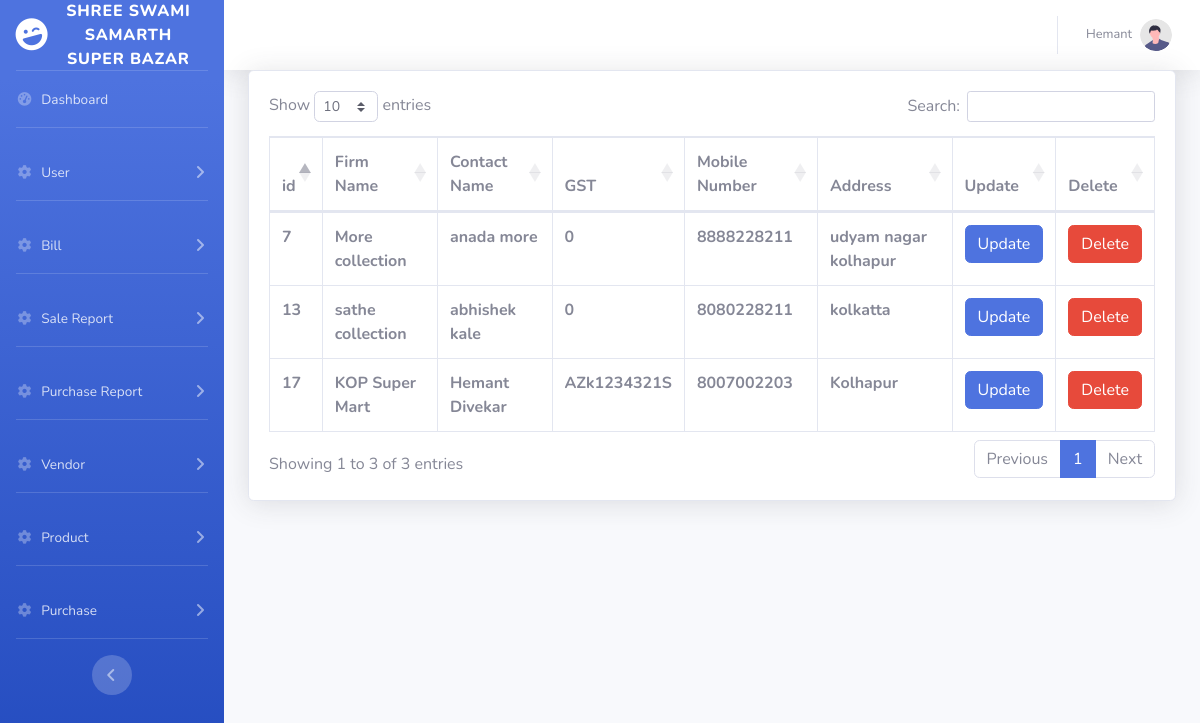
Page /vendertb.php (signed in) on the committed database.
### tables this page shows
CREATE TABLE `vender` (
  `id` int(250) NOT NULL,
  `firm_name` varchar(50) DEFAULT NULL,
  `contact_name` varchar(50) DEFAULT NULL,
  `gst` varchar(50) DEFAULT NULL,
  `number` varchar(20) DEFAULT NULL,
  `address` varchar(100) DEFAULT NULL
);

### vendertb.php (the view, shortened to what this page needs)
<?php
include 'dbconnection.php';
?>
<!DOCTYPE html>
<html lang="en">
<head>
    <link href="vendor/fontawesome-free/css/all.min.css" rel="stylesheet" type="text/css">
    <link href="css/sb-admin-2.min.css" rel="stylesheet">
    <link href="vendor/datatables/dataTables.bootstrap4.min.css" rel="stylesheet">
</head>
<body id="page-top">
   <?php
    include 'header.php';
    ?>
                <div class="container-fluid">
                    <div class="card shadow mb-4">
                        <div class="card-body">
                            <div class="table-responsive">
                                <table class="table table-bordered" id="dataTable" width="100%" cellspacing="0">
                                    <thead>
                                        <tr>
                                            <th>id</th>
                                            <th>Firm Name</th>
                                            <th>Contact Name</th>
                                            <th>GST</th>
                                            <th>Mobile Number</th>
                                            <th>Address</th>
                                            <th>Update</th>
                                            <th>Delete</th>
                                        </tr>
                                    </thead>
                                    <?php
 $query = "SELECT * FROM `vender`";
 $data = mysqli_query($con,$query);
 $total = mysqli_num_rows($data);
 if($total!=0)
 {
    while($result=mysqli_fetch_assoc($data))
    {
        echo"
        <tr>
        <th>$result[id]</th>
        <th>$result[firm_name]</th>
        <th>$result[contact_name]</th>
        <th>$result[gst]</th>
        <th>$result[number]</th>
	    <th>$result[address]</th>
		<th><a href = 'venderupdate.php?id=$result[id]'><button class='btn btn-primary'> Update</button></a></th>
        <th><a href = 'delete.php?table=vender&id=$result[id]'><button class='btn btn-danger'> Delete</button></a></th>
        </tr>
        ";
    }
 }
 else
 {
    echo"No record found";
 }
?>
                                </table>
                            </div>
                        </div>
                    </div>
                </div>
            </div>
         <?php
          include 'footer.php'
          ?>
</body>
</html>

### rows in the picture
vender: id "7", firm_name "More collection", contact_name "anada more", gst "0", number "8888228211", address "udyam nagar kolhapur"
vender: id "13", firm_name "sathe collection", contact_name "abhishek kale", gst "0", number "8080228211", address "kolkatta"
vender: id "17", firm_name "KOP Super Mart", contact_name "Hemant Divekar", gst "AZk1234321S", number "8007002203", address "Kolhapur"

### other values in the picture
$dbfirst_name "Hemant"
